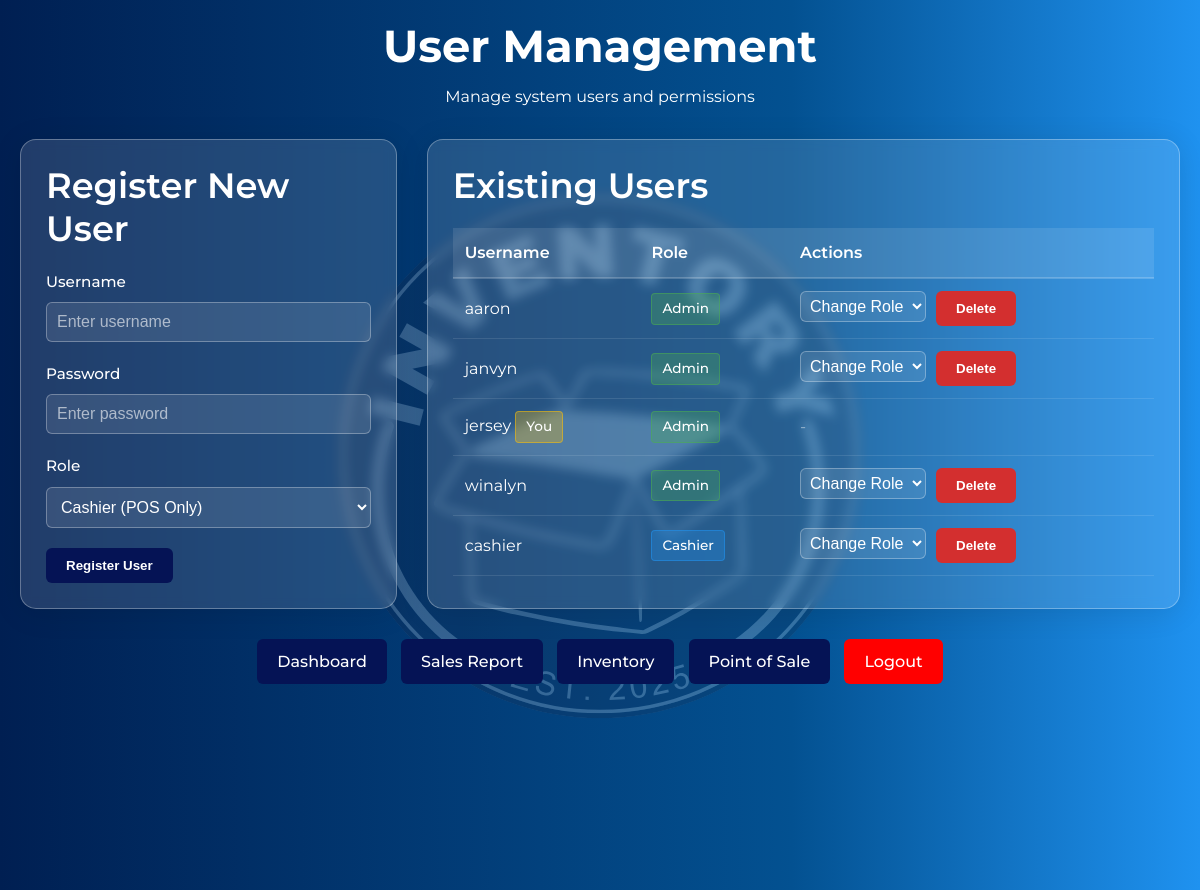
/admin_manage.php (signed in), run on an earlier commit of the app's database.
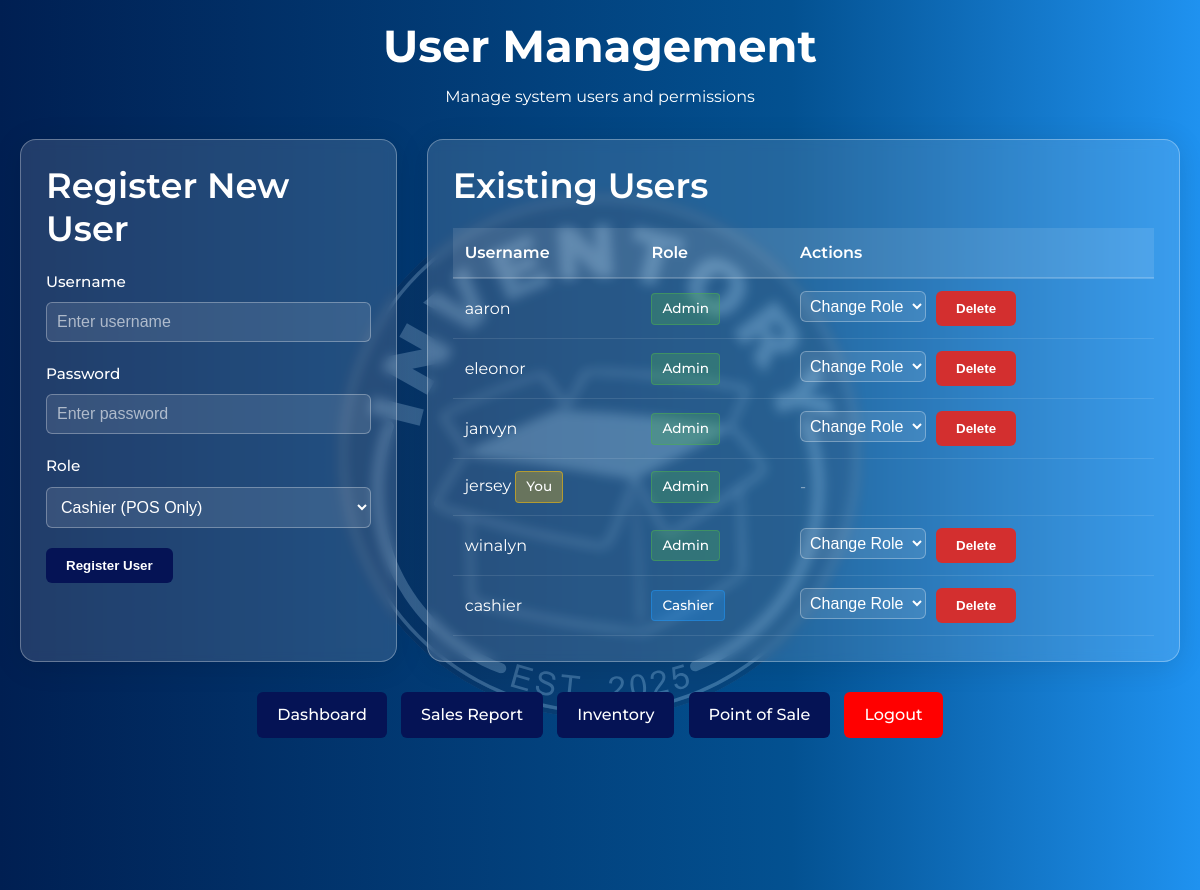
And on a later commit of the database.
### tables this page shows
CREATE TABLE users (
    id INTEGER PRIMARY KEY AUTOINCREMENT,
    username TEXT UNIQUE NOT NULL,
    password TEXT NOT NULL
, role TEXT DEFAULT 'admin');

### admin_manage.php (the view, shortened to what the changed rows need)
<?php
try {
    $dbPath = __DIR__ . DIRECTORY_SEPARATOR . "inventory.db";
    $db = new PDO("sqlite:$dbPath");
    $db->setAttribute(PDO::ATTR_ERRMODE, PDO::ERRMODE_EXCEPTION);
} catch (PDOException $e) {
    die("Database connection failed: " . $e->getMessage());
}
$users = $db
    ->query("SELECT id, username, role FROM users ORDER BY role, username")
    ->fetchAll(PDO::FETCH_ASSOC);
?>
<!DOCTYPE html>
<html lang="en">
<head>
    <link rel="stylesheet" href="styles/admin_manage.css">
</head>
<body>
    <div class="container">
        <div class="header">
            <h1>User Management</h1>
        </div>
        <div class="content-wrapper">
            <div class="card">
                <h2>Register New User</h2>
            </div>
            <div class="card">
                <h2>Existing Users</h2>
                <table class="users-table">
                    <thead>
                        <tr>
                            <th>Username</th>
                            <th>Role</th>
                            <th>Actions</th>
                        </tr>
                    </thead>
                    <tbody>
                        <?php foreach ($users as $user): ?>
                            <tr>
                                <td>
                                    <?php echo htmlspecialchars(
                                        $user["username"],
                                    ); ?>
                                    <?php if (
                                        $user["username"] === $_SESSION["user"]
                                    ): ?>
                                        <span class="badge current-user">You</span>
                                    <?php endif; ?>
                                </td>
                                <td>
                                    <span class="badge badge-<?php echo $user[
                                        "role"
                                    ]; ?>">
                                        <?php echo ucfirst($user["role"]); ?>
                                    </span>
                                </td>
                                <td>
                                    <div class="actions">
                                        <?php if (
                                            $user["username"] !==
                                            $_SESSION["user"]
                                        ): ?>
                                            <form method="POST" class="action-form">
                                                <select name="new_role" onchange="this.form.submit()" style="width: auto; padding: 5px;">
                                                    <option value="">Change Role</option>
                                                </select>
                                            </form>
                                            <form method="POST" class="action-form" onsubmit="return confirm('Are you sure you want to delete this user?');">
                                                <button type="submit" class="btn-danger">Delete</button>
                                            </form>
                                        <?php else: ?>
                                            <span style="color: rgba(255, 255, 255, 0.5);">-</span>
                                        <?php endif; ?>
                                    </div>
                                </td>
                            </tr>
                        <?php endforeach; ?>
                    </tbody>
                </table>
            </div>
        </div>
    </div>
</body>
</html>

What changed in the data, as far as the page shows it:
added users: username "eleonor", role "Admin"
